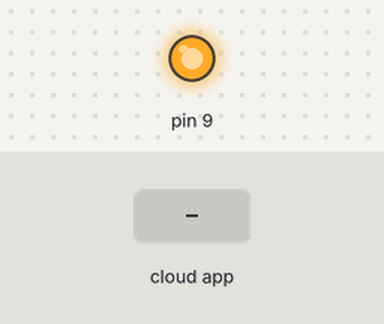
This sketch was run on a simulated Arduino Uno, built with avr-gcc and run on an emulated ATmega328P. On the bench: output pins drawn as LEDs (lit = HIGH). The inputs (shaded band) are chosen by the test bench. The ROS host is connected and sends only what is stated.

Above: at 1.2 s.
1.3 s: the phone or cloud app sets servo to 0
At 1.7 s:
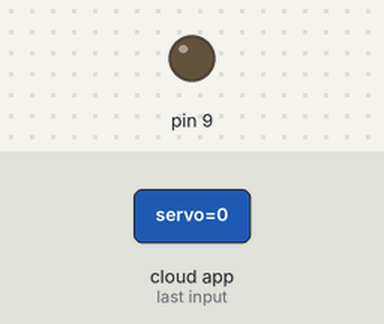
2.8 s: the phone or cloud app sets servo to 45
At 4.0 s:
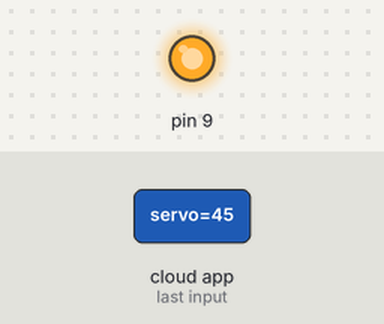
Timing chart, 0 to 5.8 s (numbered marks = the images above; inputs shaded):
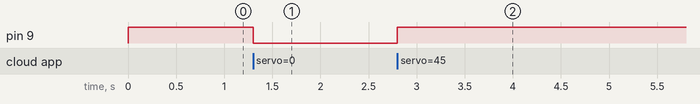

The sketch:

electricalGrasping.pde
```cpp
/*
 * rosserial Servo Control Example
 *
 * This sketch demonstrates the control of hobby R/C servos
 * using ROS and the arduiono
 *
 * For the full tutorial write up, visit
 * www.ros.org/wiki/rosserial_arduino_demos
 *
 * For more information on the Arduino Servo Library
 * Checkout :
 * http://www.arduino.cc/en/Reference/Servo
 */

#if (ARDUINO >= 100)
 #include <Arduino.h>
#else
 #include <WProgram.h>
#endif

#include <ros.h>
#include <std_msgs/UInt16.h>

ros::NodeHandle  nh;


void servo_cb( const std_msgs::UInt16& cmd_msg){
  if(cmd_msg.data != 0)
  {
    digitalWrite(9,HIGH);
  } else
  {
    digitalWrite(9,LOW);
  }
}


ros::Subscriber<std_msgs::UInt16> sub("servo", servo_cb);

void setup(){
  pinMode(9, OUTPUT);
  nh.initNode();
  nh.subscribe(sub);
  digitalWrite(9,HIGH);
}

void loop(){
  nh.spinOnce();
  delay(1);
}
```

Measured:
- after the input at 1.3 s, pin 9: HIGH → LOW at once
- after the input at 2.8 s, pin 9: LOW → HIGH at once
